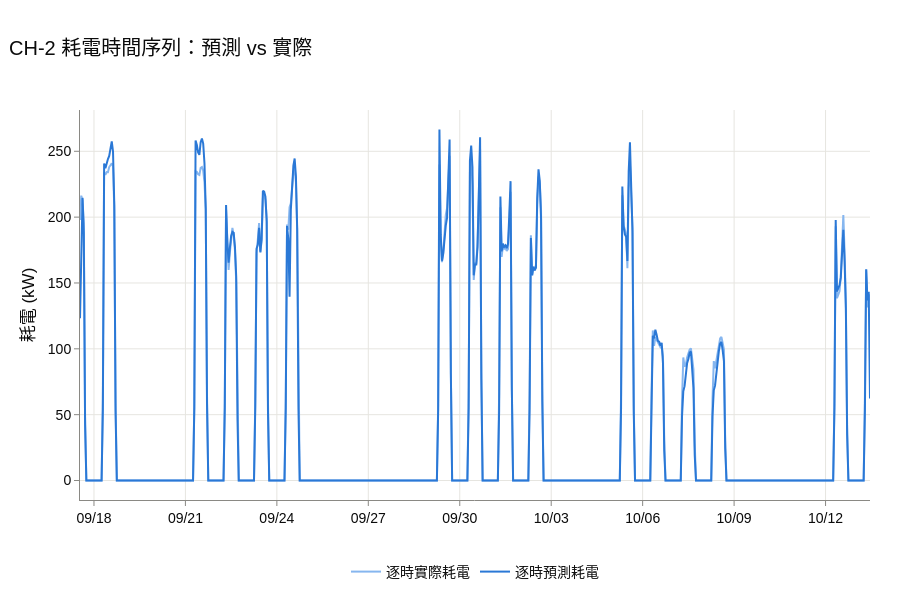

The cell this chart's notebook holds for it:
### Markdown cell above
### 時間序列

### Code cell
all_hours_data = trainer.df_all  # 全部小時（含停機、開停機過渡）

fig = go.Figure()
fig.add_trace(
    go.Scatter(
        x=all_hours_data.index,
        y=all_hours_data["kW"],
        mode="lines",
        name="逐時實際耗電",
        line=dict(color="#86b6ef", width=2),
    )
)
fig.add_trace(
    go.Scatter(
        x=all_hours_data.index,
        y=all_hours_data["kW_PRED"],
        mode="lines",
        name="逐時預測耗電",
        line=dict(color="#2a78d6", width=2),
    )
)
fig.update_yaxes(title_text=label("kW"))
fig.update_layout(hovermode="x unified")
date_axis(fig)
show(fig, "CH-2 耗電時間序列：預測 vs 實際")

metric_all = trainer.metric_all
print(
    f"全部小時（{all_hours_data.index.min():%m/%d} ~ {all_hours_data.index.max():%m/%d}"
    f"）："
    f"CV(RMSE) = {metric_all['CV(RMSE) %']:.1f}%、R² = {metric_all['R²']:.2f}"
    f"（含開機、停機過渡小時，僅供參考）"
)

### Figure 1 — Plotly figure (JSON) as saved in the notebook; plotly's stock layout.template omitted (floating-point values rounded to 4 significant figures; data arrays with more than 128 entries replaced by an {"elided": "..."} marker saying what was removed)
{"data": [{"line": {"color": "#86b6ef", "width": 2}, "mode": "lines", "name": "逐時實際耗電", "type": "scatter", "x": {"elided": "623 str values"}, "y": {"elided": "623 float values"}}, {"line": {"color": "#2a78d6", "width": 2}, "mode": "lines", "name": "逐時預測耗電", "type": "scatter", "x": {"elided": "623 str values"}, "y": {"elided": "623 float values"}}], "layout": {"height": 600, "hovermode": "x unified", "legend": {"orientation": "h", "x": 0.5, "xanchor": "center", "y": 0.02, "yanchor": "bottom", "yref": "container"}, "margin": {"b": 100}, "title": {"subtitle": {"text": ""}, "text": "CH-2 耗電時間序列：預測 vs 實際"}, "xaxis": {"hoverformat": "%m/%d %H:%M", "tickformat": "%m/%d"}, "yaxis": {"title": {"text": "耗電 (kW)"}}}}
